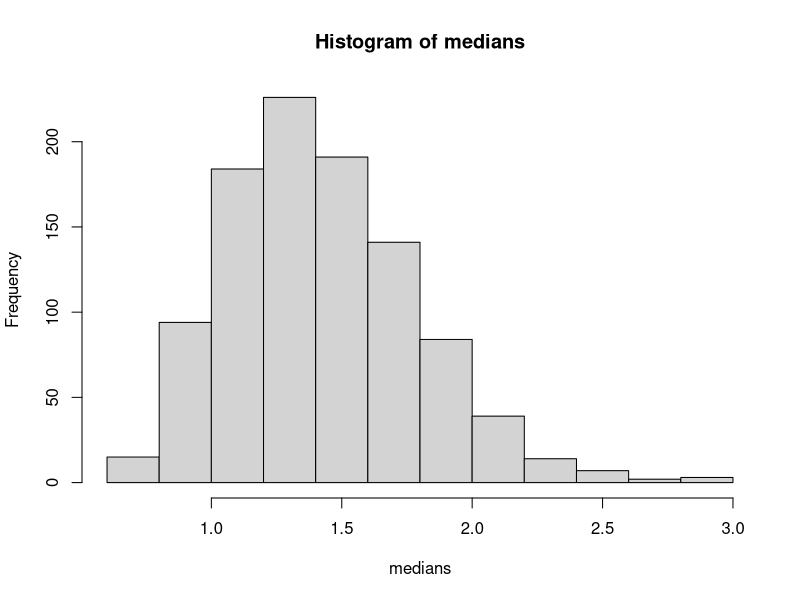
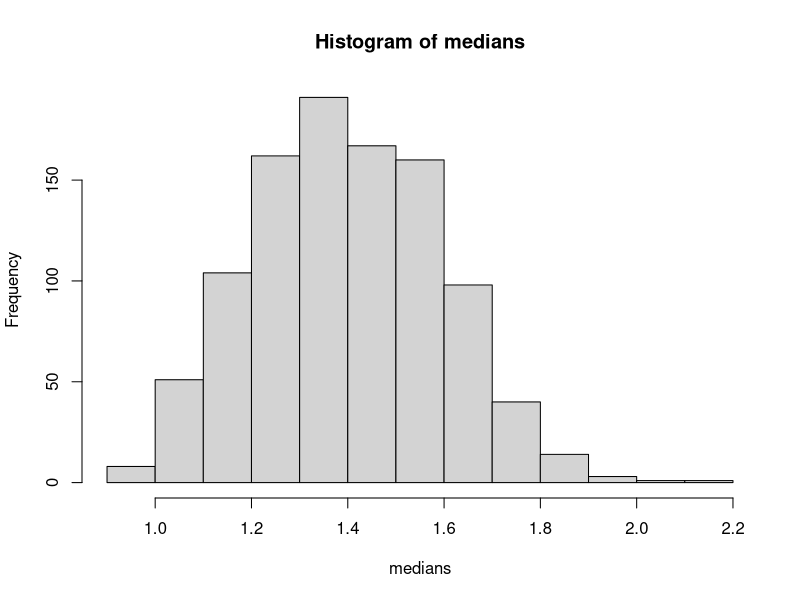
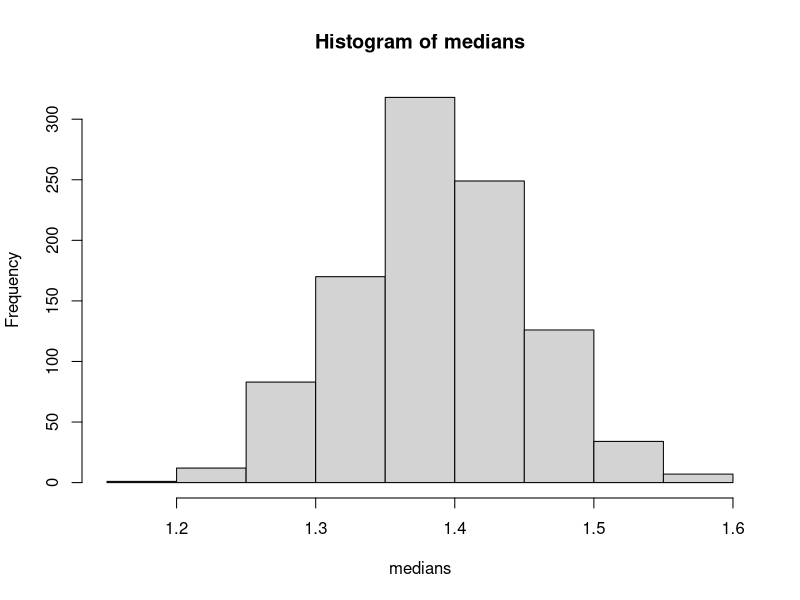
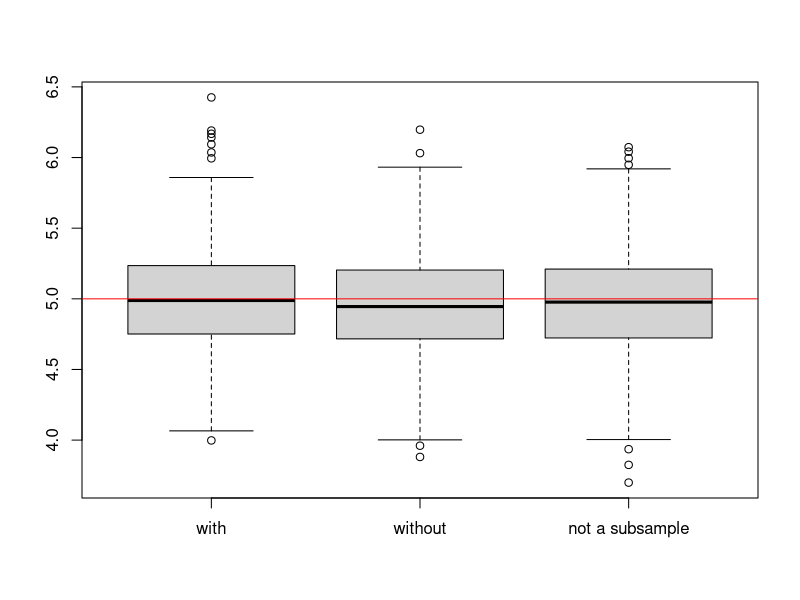
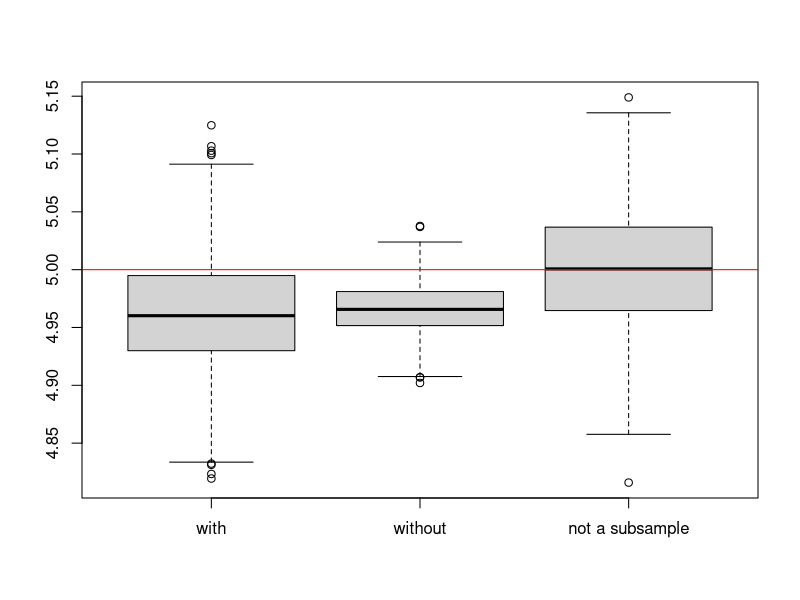

These figures' R source, in order:
## ---- chunk 1
sample_size = 30
VARIANCE = 2
sample = rnorm(sample_size, 5, VARIANCE)
## ---- chunk 2
build_inverval = function(sample, alpha, variance) {
  mean = mean(sample)
  u = qnorm(1 - alpha / 2, 0, 1)
  n = length(sample)
  addition = u * sqrt(variance / n)
  return(c(mean - addition, mean + addition))
}

interval_str = function(interval) {
  return(paste("[", round(interval[1], digits =  3), ", ", round(interval[2], digits = 3), "]", sep = ''))
}

alpha = 0.05
print(interval_str(build_inverval(sample, alpha, VARIANCE)))
## ---- chunk 3
test = function(sample_size, mean, variance, alpha) {
  return (build_inverval(rnorm(sample_size, mean, variance), alpha = alpha, variance_value))
}
## ---- chunk 4
size_test = function(size) {
  interval = build_inverval(rnorm(size, 5, 2), alpha = 0.1, 2)
  return(interval_str(interval))
}
test = function() {
  print(size_test(30))
  print(size_test(100))
  print(size_test(1000))
}

test()

## ---- chunk 5
test_variance = function(sample, variance) {
  interval = build_inverval(sample, alpha = 0.1, variance)
  return(interval_str(interval))
}

test = function(sample) {
  print(test_variance(sample, 0.1))
  print(test_variance(sample, 5))
  print(test_variance(sample, 10))
}

test(rnorm(100, 5, VARIANCE))
## ---- chunk 6
test_alpha = function(sample, variance, alpha) {
  interval = build_inverval(sample, alpha = alpha, variance)
  return(interval_str(interval))
}

test = function(sample, variance) {
  print(test_alpha(sample, variance, 0.1))
  print(test_alpha(sample, variance, 0.05))
  print(test_alpha(sample, variance, 0.01)) 
}

test(rnorm(100, 5, VARIANCE), VARIANCE)
## ---- chunk 7
experiment = function(n) {
  i = 1
  means = c()
  lefts = c()
  rights = c()
  while(i <= 1000) {
    sample = rnorm(n, 10, 3)
    means[i] = mean(sample)
    interval = build_inverval(sample, 0.05, variance = 3)
    lefts[i] = interval[1]
    rights[i] = interval[2]
    i = i + 1
  }
  
  left = mean(lefts)
  right = mean(rights)
  true_interval = quantile(means, c(0.025, 0.975))
  interval = build_inverval(rnorm(n, 10, 3), 0.05, variance = 3)
  print(true_interval)
  print(paste('random interval:', interval_str(interval)))
  print(paste('mean of all invervals:', interval_str(c(left, right))))
}

experiment(30)
## ---- chunk 8
experiment(100)
experiment(3000)
## ---- chunk 9
as_interval_exp_median = function(sample, alpha) {
  sorted_sample = sort(sample)
  z = qnorm(1 - alpha / 2)
  j = round(sample_size / 2 - z * sqrt(sample_size) / 2, 0)
  k = round(sample_size / 2 + z * sqrt(sample_size) / 2, 0)
  return(c(sorted_sample[j], sorted_sample[k]))
}

interval = as_interval_exp_median(rexp(n = 30, rate = 0.5),alpha)
print(paste('random sample interval:', interval_str(interval)))
## ---- chunk 10
experiment = function(sample_size, alpha) {
  print(paste("N =", sample_size))

  medians = c()
  for (i in 1:1000) {
    sample = sort(rexp(n = sample_size, rate = 0.5))
    medians[i] = median(sample)
  }
  
  hist(medians, freq = T)
  print(quantile(medians, c(alpha / 2, 1 - alpha / 2)))
}

experiment(30, 0.05)
## ---- chunk 11
experiment(100, 0.05)
experiment(1000, 0.05)
## ---- chunk 12
sample = rnorm(2000, 5, 2)
means_generated = c()
means_with_rep = c()
means_without_rep = c()
experiment = function(subsample_size) {
  for (i in 1:1000) {
    with_repetition = sample(sample, subsample_size, replace = T)
    without_repetition = sample(sample, subsample_size, replace = F)
    means_generated[i] = mean(rnorm(subsample_size, 5, 2) )
    means_with_rep[i] = mean(with_repetition)
    means_without_rep[i] = mean(without_repetition)
  }
  
  boxplot(means_with_rep, means_without_rep, means_generated, names = c('with', 'without', 'not a subsample'))
  abline(h = 5, col = "red")
}

experiment(30)
experiment(1600)
